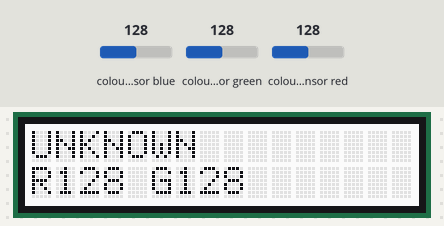
Recording of a sketch running on a simulated Arduino Nano 33 BLE. On the bench: 16×2 character LCD. The test bench sets the inputs (shaded band); at power-on: colour sensor blue 128, colour sensor green 128, colour sensor red 128. What the sketch prints to the serial monitor is not drawn.

Above: at 1.2 s.
1.3 s: colour sensor blue set to 191
At 2.8 s:
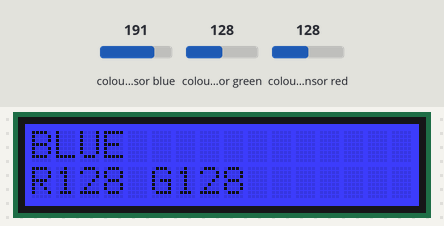
3.1 s: colour sensor green set to 250
At 3.7 s:
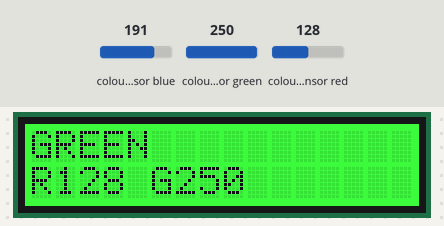
4.6 s: colour sensor red set to 250
At 5.7 s:
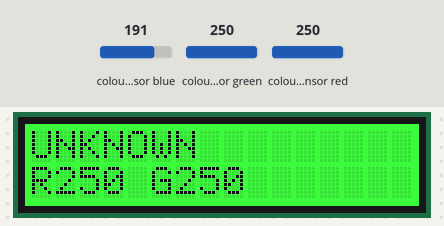
6.2 s: colour sensor green set to 5
At 7.5 s:
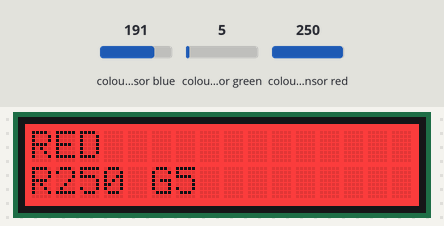
7.8 s: colour sensor blue set to 250
At 9.0 s:
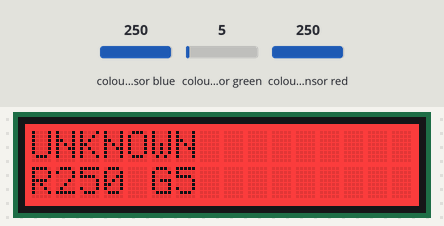
9.3 s: colour sensor blue set to 5
At 9.9 s:
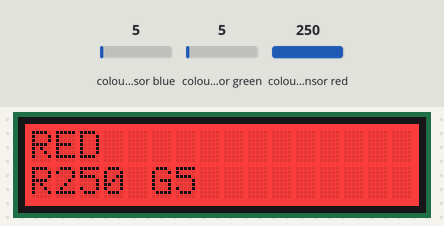
Timing chart, 0 to 11.8 s (numbered marks = the images above; inputs shaded):
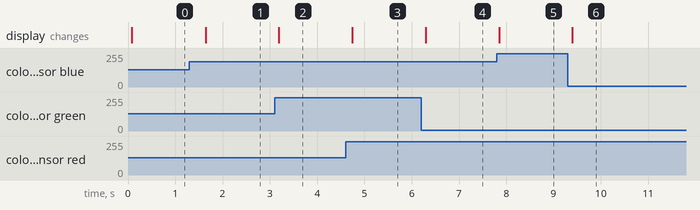

Measured:
- after the input at 1.3 s, the display: changes after 0.34 s (image 1)
- after the input at 3.1 s, the display: changes after 0.09 s (image 2)
- after the input at 4.6 s, the display: changes after 0.15 s (image 3)
- after the input at 6.2 s, the display: changes after 0.10 s (image 4)
- after the input at 7.8 s, the display: changes after 0.05 s (image 5)
- after the input at 9.3 s, the display: changes after 0.10 s (image 6)

The sketch:

Colour_Detection_with_Led.ino
```cpp
#include <Wire.h>
#include "rgb_lcd.h"
#include <Arduino_APDS9960.h>

rgb_lcd lcd;

void setup() {

  Serial.begin(9600);
  while (!Serial);

  lcd.begin(16,2);

  if (!APDS.begin()) {
    Serial.println("APDS9960 not found");
    while(1);
  }

  lcd.setRGB(255,255,255);
}

void loop() {

  while(!APDS.colorAvailable()) {
    delay(5);
  }

  int r, g, b;

  APDS.readColor(r, g, b);

  String colorName = "UNKNOWN";

  // RED
  if(r > g && r > b){

    colorName = "RED";
    lcd.setRGB(255,0,0);

  }

  // GREEN
  else if(g > r && g > b){

    colorName = "GREEN";
    lcd.setRGB(0,255,0);

  }

  // BLUE
  else if(b > r && b > g){

    colorName = "BLUE";
    lcd.setRGB(0,0,255);

  }

  lcd.clear();

  lcd.setCursor(0,0);
  lcd.print(colorName);

  lcd.setCursor(0,1);
  lcd.print("R");
  lcd.print(r);

  lcd.print(" G");
  lcd.print(g);

  Serial.print("Red: ");
  Serial.println(r);

  Serial.print("Green: ");
  Serial.println(g);

  Serial.print("Blue: ");
  Serial.println(b);

  Serial.print("Detected: ");
  Serial.println(colorName);

  Serial.println();

  delay(500);
}
```
